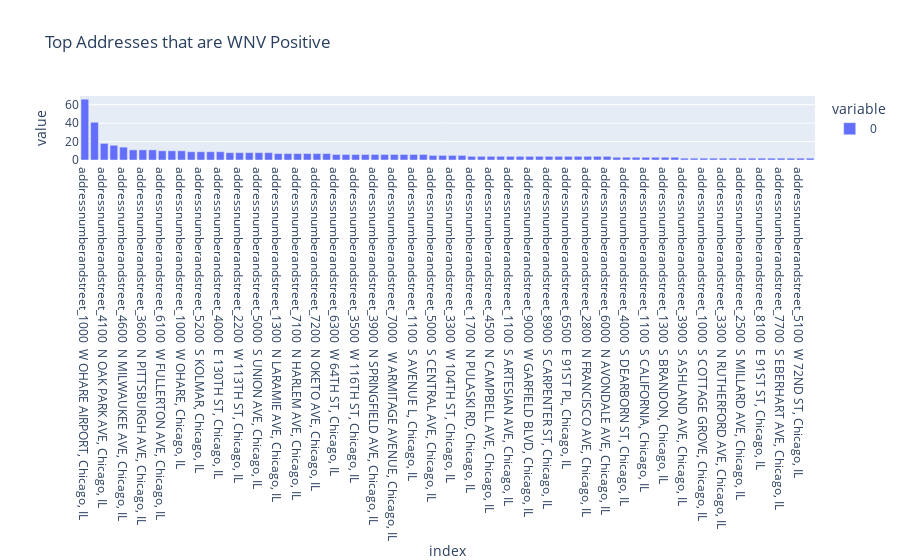

The code cell stored with this chart in its notebook:
### Code cell
#let's remind ourselves the worst hit addresses in a visualization with 2 or more WNV cases

top_wnv_addresses = dummied_train[addresses][dummied_train["wnvpresent"]==1].sum().sort_values(ascending=False).head(76)

fig = px.bar(top_wnv_addresses, orientation='v', 
             title = "Top Addresses that are WNV Positive")
fig.show()

### Figure 1 — Plotly figure (JSON) as saved in the notebook; plotly's stock layout.template omitted (floating-point values rounded to 4 significant figures)
{"data": [{"alignmentgroup": "True", "hovertemplate": "variable=0<br>index=%{x}<br>value=%{y}<extra></extra>", "legendgroup": "0", "marker": {"color": "#636efa"}, "name": "0", "offsetgroup": "0", "orientation": "v", "showlegend": true, "textposition": "auto", "type": "bar", "x": ["addressnumberandstreet_1000  W OHARE AIRPORT, Chicago, IL", "addressnumberandstreet_1200  S DOTY AVE, Chicago, IL", "addressnumberandstreet_4100  N OAK PARK AVE, Chicago, IL", "addressnumberandstreet_1000  S STONY ISLAND AVE, Chicago, IL", "addressnumberandstreet_4600  N MILWAUKEE AVE, Chicago, IL", "addressnumberandstreet_2400  E 105TH ST, Chicago, IL", "addressnumberandstreet_3600  N PITTSBURGH AVE, Chicago, IL", "addressnumberandstreet_8200  S KOSTNER AVE, Chicago, IL", "addressnumberandstreet_6100  W FULLERTON AVE, Chicago, IL", "addressnumberandstreet_7000  N MOSELL AVE, Chicago, IL", "addressnumberandstreet_1000  W OHARE, Chicago, IL", "addressnumberandstreet_5800  N WESTERN AVE, Chicago, IL", "addressnumberandstreet_5200  S KOLMAR, Chicago, IL", "addressnumberandstreet_5100  N MONT CLARE AVE, Chicago, IL", "addressnumberandstreet_4000  E 130TH ST, Chicago, IL", "addressnumberandstreet_1000  N CENTRAL PARK DR, Chicago, IL", "addressnumberandstreet_2200  W 113TH ST, Chicago, IL", "addressnumberandstreet_2200  W 51ST ST, Chicago, IL", "addressnumberandstreet_5000  S UNION AVE, Chicago, IL", "addressnumberandstreet_4200  W 127TH PL, Chicago, IL", "addressnumberandstreet_1300  N LARAMIE AVE, Chicago, IL", "addressnumberandstreet_4200  W 65TH ST, Chicago, IL", "addressnumberandstreet_7100  N HARLEM AVE, Chicago, IL", "addressnumberandstreet_1100  S ASHLAND AVE, Chicago, IL", "addressnumberandstreet_7200  N OKETO AVE, Chicago, IL", "addressnumberandstreet_5800  N PULASKI RD, Chicago, IL", "addressnumberandstreet_6300  W 64TH ST, Chicago, IL", "addressnumberandstreet_9100  W HIGGINS RD, Chicago, IL", "addressnumberandstreet_3500  W 116TH ST, Chicago, IL", "addressnumberandstreet_2200  W 89TH ST, Chicago, IL", "addressnumberandstreet_3900  N SPRINGFIELD AVE, Chicago, IL", "addressnumberandstreet_2200  N CANNON DR, Chicago, IL", "addressnumberandstreet_7000   W ARMITAGE AVENUE, Chicago, IL", "addressnumberandstreet_6500  N OAK PARK AVE, Chicago, IL", "addressnumberandstreet_1100  S AVENUE L, Chicago, IL", "addressnumberandstreet_6700  S KEDZIE AVE, Chicago, IL", "addressnumberandstreet_5000  S CENTRAL AVE, Chicago, IL", "addressnumberandstreet_5200  W 63RD ST, Chicago, IL", "addressnumberandstreet_3300  W 104TH ST, Chicago, IL", "addressnumberandstreet_1400  N HUMBOLDT DR, Chicago, IL", "addressnumberandstreet_1700  N PULASKI RD, Chicago, IL", "addressnumberandstreet_1700  W 95TH ST, Chicago, IL", "addressnumberandstreet_4500  N CAMPBELL AVE, Chicago, IL", "addressnumberandstreet_5800  N RIDGE AVE, Chicago, IL", "addressnumberandstreet_1100  S ARTESIAN AVE, Chicago, IL", "addressnumberandstreet_1100  W ROOSEVELT, Chicago, IL", "addressnumberandstreet_9000  W GARFIELD BLVD, Chicago, IL", "addressnumberandstreet_1000  S VINCENNES, Chicago, IL", "addressnumberandstreet_8900  S CARPENTER ST, Chicago, IL", "addressnumberandstreet_7900  W FOSTER AVE, Chicago, IL", "addressnumberandstreet_6500  E 91ST PL, Chicago, IL", "addressnumberandstreet_6400  W STRONG ST, Chicago, IL", "addressnumberandstreet_2800  N FRANCISCO AVE, Chicago, IL", "addressnumberandstreet_6100  N LEMONT AVE, Chicago, IL", "addressnumberandstreet_6000  N AVONDALE AVE, Chicago, IL", "addressnumberandstreet_3800  E 115TH ST, Chicago, IL", "addressnumberandstreet_4000  S DEARBORN ST, Chicago, IL", "addressnumberandstreet_1500  W WEBSTER AVE, Chicago, IL", "addressnumberandstreet_1100  S CALIFORNIA, Chicago, IL", "addressnumberandstreet_3700  E 118TH ST, Chicago, IL", "addressnumberandstreet_1300  S BRANDON, Chicago, IL", "addressnumberandstreet_9100  W HIGGINS AVE, Chicago, IL", "addressnumberandstreet_3900  S ASHLAND AVE, Chicago, IL", "addressnumberandstreet_1700  N ASHLAND AVE, Chicago, IL", "addressnumberandstreet_1000  S COTTAGE GROVE, Chicago, IL", "addressnumberandstreet_3700  N KEDVALE AVE, Chicago, IL", "addressnumberandstreet_3300  N RUTHERFORD AVE, Chicago, IL", "addressnumberandstreet_3700  S PULASKI RD, Chicago, IL", "addressnumberandstreet_2500  S MILLARD AVE, Chicago, IL", "addressnumberandstreet_5200  S NORDICA, Chicago, IL", "addressnumberandstreet_8100  E 91ST ST, Chicago, IL", "addressnumberandstreet_7900  S CHICAGO AVE, Chicago, IL", "addressnumberandstreet_7700  S EBERHART AVE, Chicago, IL", "addressnumberandstreet_2100  N LAWLER AVE, Chicago, IL", "addressnumberandstreet_5100  W 72ND ST, Chicago, IL", "addressnumberandstreet_6000  W ROSCOE ST, Chicago, IL"], "xaxis": "x", "y": [66, 41, 18, 16, 14, 11, 11, 11, 10, 10, 10, 9, 9, 9, 9, 8, 8, 8, 8, 8, 7, 7, 7, 7, 7, 7, 6, 6, 6, 6, 6, 6, 6, 6, 6, 6, 5, 5, 5, 5, 4, 4, 4, 4, 4, 4, 4, 4, 4, 4, 4, 4, 4, 4, 4, 3, 3, 3, 3, 3, 3, 3, 2, 2, 2, 2, 2, 2, 2, 2, 2, 2, 2, 2, 2, 2], "yaxis": "y"}], "layout": {"barmode": "relative", "legend": {"title": {"text": "variable"}, "tracegroupgap": 0}, "title": {"text": "Top Addresses that are WNV Positive"}, "xaxis": {"anchor": "y", "domain": [0, 1], "title": {"text": "index"}}, "yaxis": {"anchor": "x", "domain": [0, 1], "title": {"text": "value"}}}}
